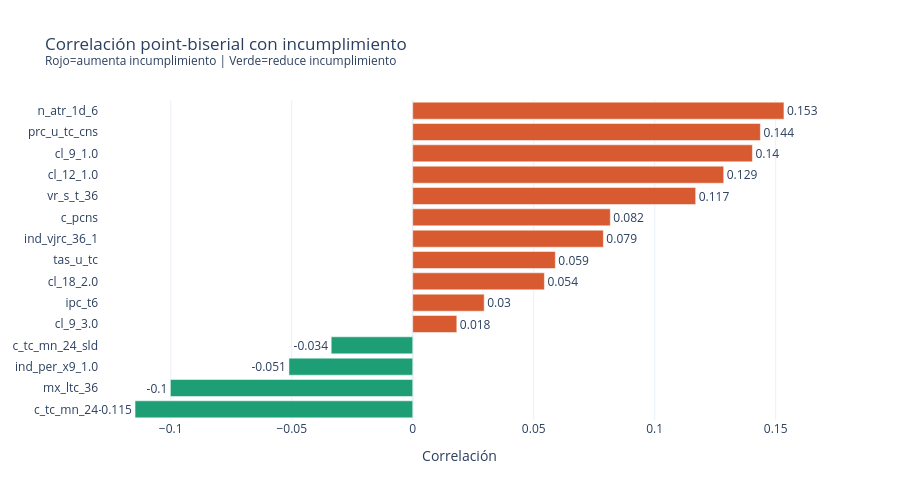

The notebook cell this image was saved under:
### Markdown cell above
## 4. Correlación con el target

### Code cell
corrs = []
for col in FEATURES:
    r, p = stats.pointbiserialr(df[TARGET], df[col])
    corrs.append({'feature': col, 'correlacion': r, 'abs_corr': abs(r), 'significativa': p < 0.05})

corr_df = pd.DataFrame(corrs).sort_values('correlacion', ascending=True)

fig = go.Figure(go.Bar(
    x=corr_df['correlacion'],
    y=corr_df['feature'],
    orientation='h',
    marker_color=['#D85A30' if x > 0 else '#1D9E75' for x in corr_df['correlacion']],
    text=corr_df['correlacion'].round(3),
    textposition='outside'
))
fig.update_layout(
    title='Correlación point-biserial con incumplimiento<br><sup>Rojo=aumenta incumplimiento | Verde=reduce incumplimiento</sup>',
    xaxis_title='Correlación', height=500, template='plotly_white'
)
fig.show()

print('\nTop 5 features más predictivas:')
display(corr_df.sort_values('abs_corr', ascending=False).head(5)[['feature','correlacion','significativa']])

### Figure 1 — Plotly figure (JSON) as saved in the notebook; plotly's stock layout.template omitted (floating-point values rounded to 4 significant figures)
{"data": [{"marker": {"color": ["#1D9E75", "#1D9E75", "#1D9E75", "#1D9E75", "#D85A30", "#D85A30", "#D85A30", "#D85A30", "#D85A30", "#D85A30", "#D85A30", "#D85A30", "#D85A30", "#D85A30", "#D85A30"]}, "orientation": "h", "text": [-0.115, -0.1, -0.051, -0.034, 0.018, 0.03, 0.054, 0.059, 0.079, 0.082, 0.117, 0.129, 0.14, 0.144, 0.153], "textposition": "outside", "type": "bar", "x": [-0.1148, -0.1002, -0.05115, -0.0337, 0.01822, 0.02953, 0.05442, 0.05893, 0.07878, 0.08165, 0.1169, 0.1285, 0.1404, 0.1437, 0.1534], "y": ["c_tc_mn_24", "mx_ltc_36", "ind_per_x9_1.0", "c_tc_mn_24_sld", "cl_9_3.0", "ipc_t6", "cl_18_2.0", "tas_u_tc", "ind_vjrc_36_1", "c_pcns", "vr_s_t_36", "cl_12_1.0", "cl_9_1.0", "prc_u_tc_cns", "n_atr_1d_6"]}], "layout": {"height": 500, "title": {"text": "Correlación point-biserial con incumplimiento<br><sup>Rojo=aumenta incumplimiento | Verde=reduce incumplimiento</sup>"}, "xaxis": {"title": {"text": "Correlación"}}}}
